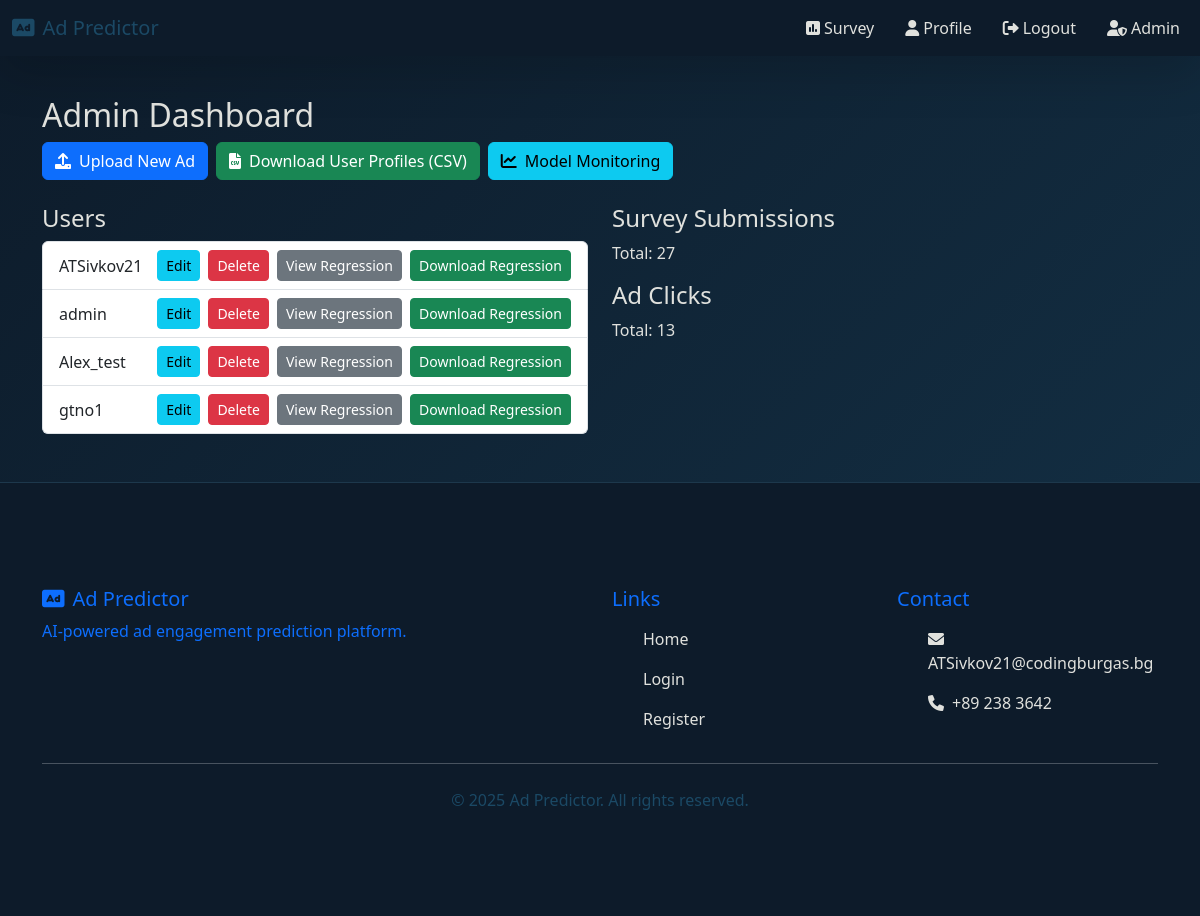
The page /admin/dashboard (signed in) on the database as committed earlier.
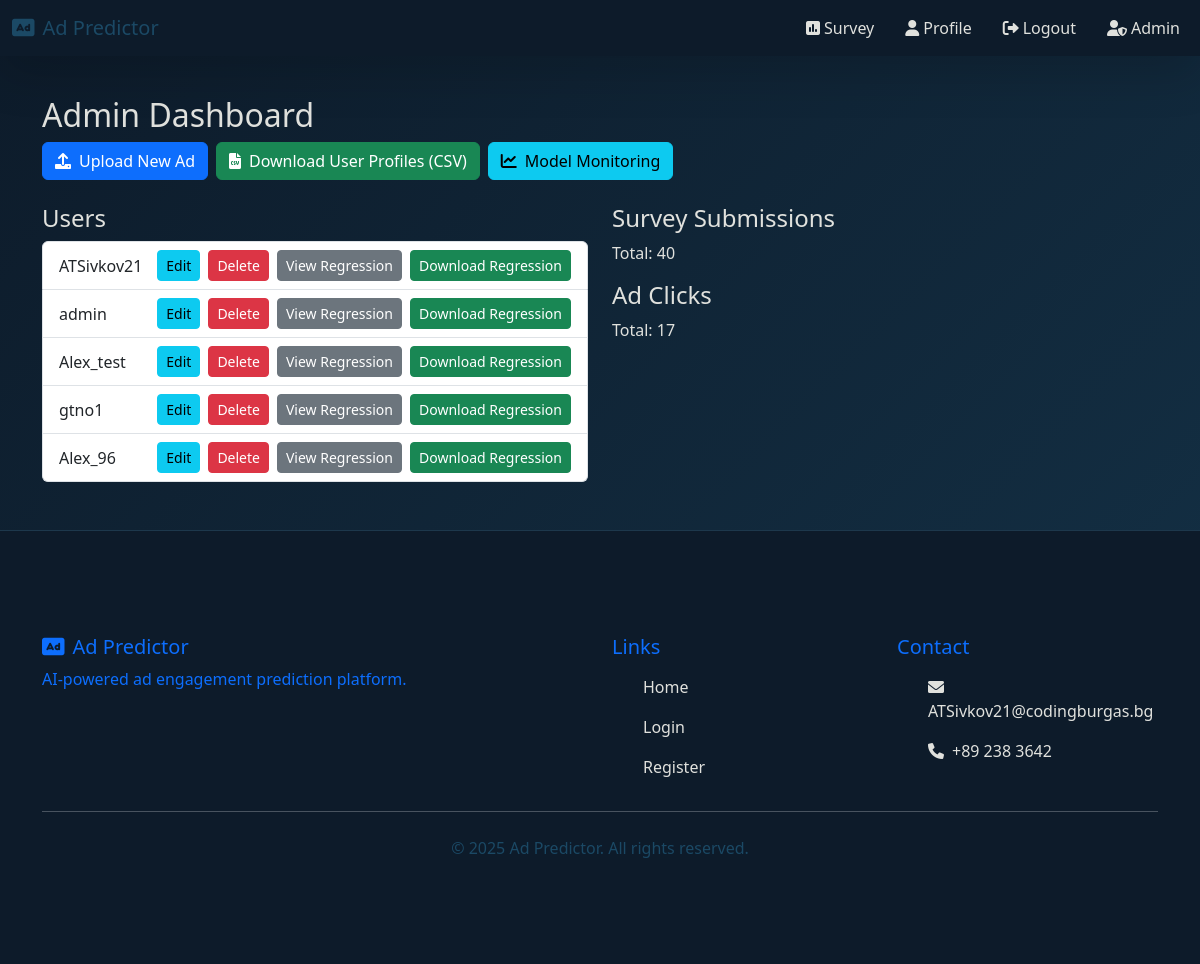
The same page on the database as committed later.
### app/models.py (models this page shows, shortened)
class User(UserMixin, db.Model):
    id = db.Column(db.Integer, primary_key=True)  # Уникален ID на потребителя
    username = db.Column(db.String(64), unique=True, nullable=False)  # Потребителско име, задължително и уникално
    email = db.Column(db.String(120), unique=True, nullable=False)  # Имейл, задължителен и уникален
    password_hash = db.Column(db.String(128))  # Хеширана парола
    email_confirmed = db.Column(db.Boolean, default=False)  # Дали имейлът е потвърден (по подразбиране False)
    share_results = db.Column(db.Boolean, default=False)  # Дали потребителят дава съгласие за споделяне на резултати
    role_id = db.Column(db.Integer, db.ForeignKey('role.id'))  # Външен ключ към ролята на потребителя
    survey_responses = db.relationship('SurveyResponse', backref='user', lazy=True)  # Всички отговори на анкети, свързани с този потребител
    ad_clicks = db.relationship('AdClick', backref='user', lazy=True)  # Всички кликвания на реклами от този потребител

### app/admin/routes.py (the view)
@admin_bp.route('/dashboard')
@login_required
@admin_required
def dashboard():
    users = User.query.all()
    surveys = SurveyResponse.query.all()
    clicks = AdClick.query.all()
    return render_template('admin/dashboard.html', users=users, surveys=surveys, clicks=clicks)

### app/admin/routes.py (called while the page is built)
def admin_required(f):
    @wraps(f)
    def decorated(*args, **kwargs):
        if not current_user.is_authenticated or current_user.role.name != 'admin':
            flash('Admin access required.', 'danger')
            return redirect(url_for('main.index'))
        return f(*args, **kwargs)
    return decorated

### app/models.py (called while the page is built)
@login_manager.user_loader
def load_user(user_id):
    return User.query.get(int(user_id))  # Връща потребител с дадения ID от базата

### app/admin/templates/admin/dashboard.html (shortened to what this page needs)
{% extends 'layout.html' %}
{% block content %}
<div class="dashboard fade-in-up">
  <h2>Admin Dashboard</h2>
  <div class="row mb-4">
    <div class="col-12 d-flex gap-2">
      <a href="{{ url_for('admin.upload_ad') }}" class="btn btn-primary">
        <i class="fas fa-upload me-2"></i>Upload New Ad
      </a>
      <a href="{{ url_for('admin.download_all_users') }}" class="btn btn-success">
        <i class="fas fa-file-csv me-2"></i>Download User Profiles (CSV)
      </a>
      <a href="{{ url_for('admin.model_monitoring') }}" class="btn btn-info">
        <i class="fas fa-chart-line me-2"></i>Model Monitoring
      </a>
    </div>
  </div>
  <div class="row">
    <div class="col-md-6">
      <h4>Users</h4>
      <ul class="list-group">
        {% for user in users %}
          <li class="list-group-item d-flex justify-content-between align-items-center">
            <span>{{ user.username }}</span>
            <div class="d-flex gap-2">
              <a href="{{ url_for('admin.edit_user', user_id=user.id) }}" class="btn btn-sm btn-info">Edit</a>
              <a href="{{ url_for('admin.delete_user', user_id=user.id) }}" class="btn btn-sm btn-danger">Delete</a>
              <a href="{{ url_for('admin.view_user_plot', user_id=user.id) }}" class="btn btn-sm btn-secondary" target="_blank">View Regression</a>
              <a href="{{ url_for('admin.download_user_plot', user_id=user.id) }}" class="btn btn-sm btn-success">Download Regression</a>
            </div>
          </li>
        {% endfor %}
      </ul>
    </div>
    <div class="col-md-6">
      <h4>Survey Submissions</h4>
      <p>Total: {{ surveys|length }}</p>
      <h4>Ad Clicks</h4>
      <p>Total: {{ clicks|length }}</p>
    </div>
  </div>
</div>
{% endblock %}

Rows that differ between the two databases and show on the page:
added User: username "Alex_96"
Other text that changed with them:
{{ surveys|length }}: "27" → "40"
{{ clicks|length }}: "13" → "17"
